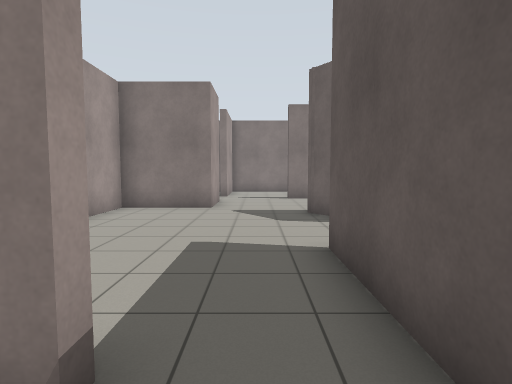
View 1 (above)

24 first-person views from a walk through a world built for the Gazebo simulator. The camera is 1.2 m above the floor, tilts 4° down and sees 80° across. The floor is counted in squares, 1 m on a side. Each view is taken from the middle of a square. On the plan, view 1 faces up. The plan holds only what a view shows up to about 13 squares ahead; the rest is blank.

View 2
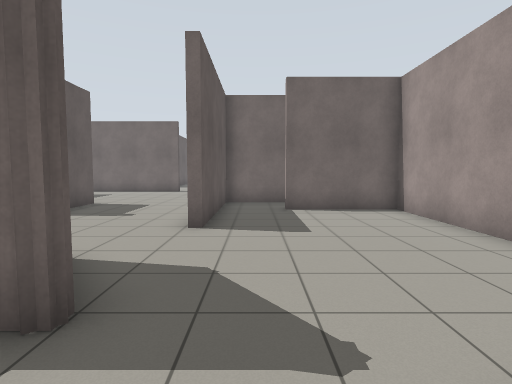

View 3
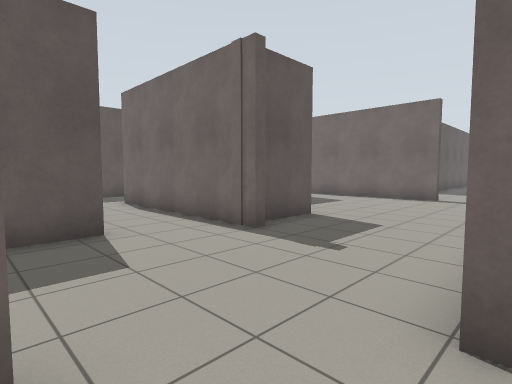

View 4
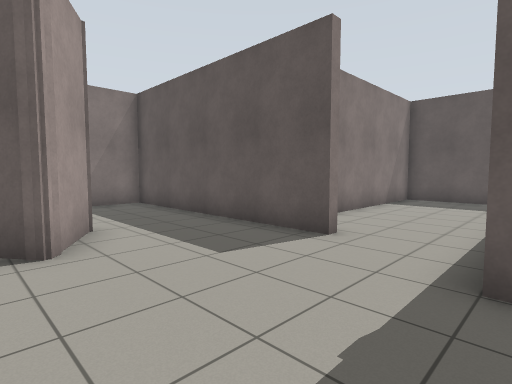

View 5
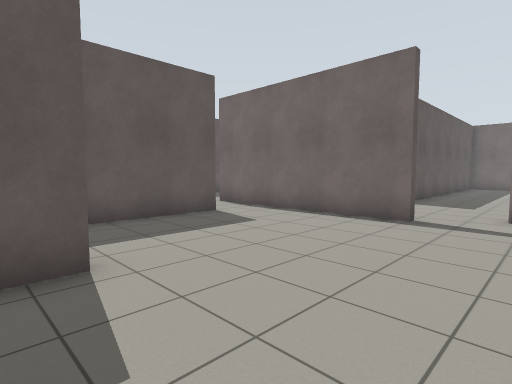

View 6
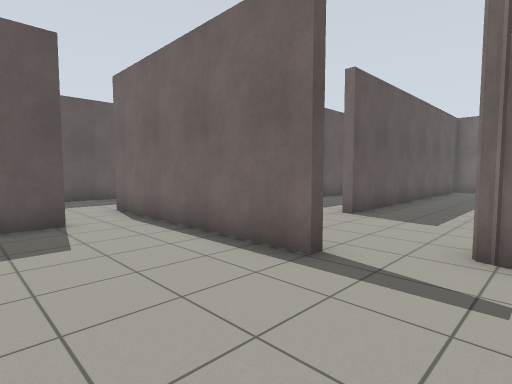

View 7
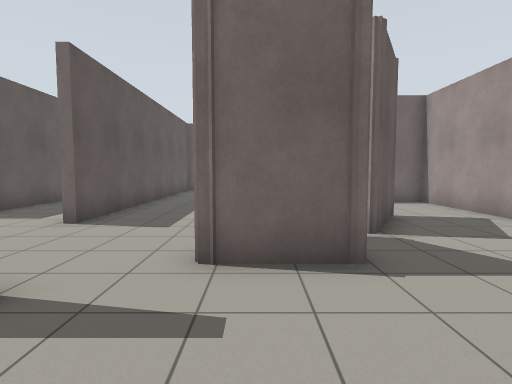

View 8
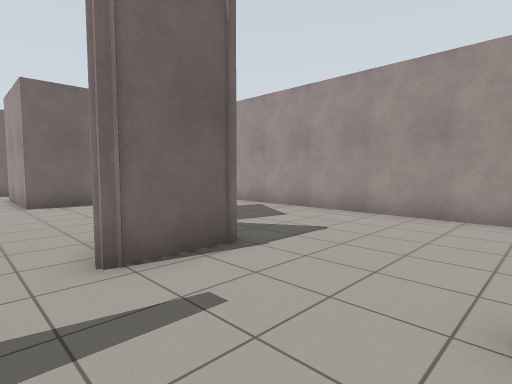

View 9
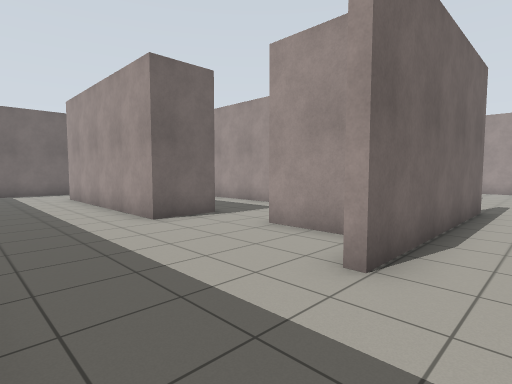

View 10
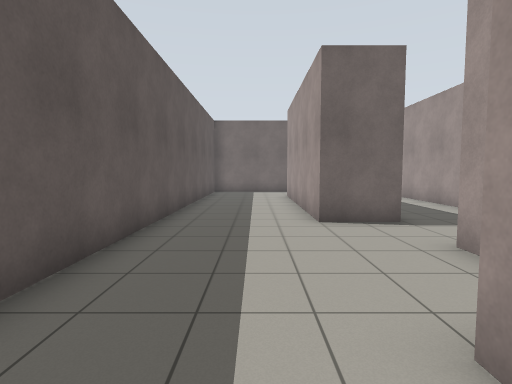

View 11
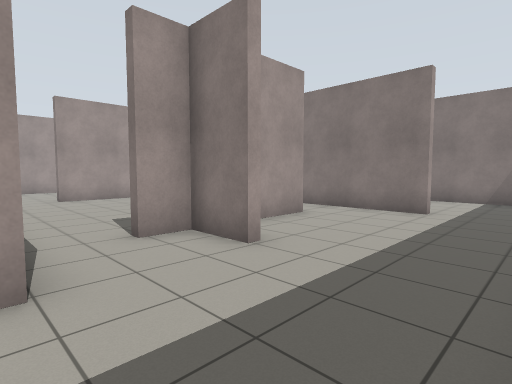

View 12
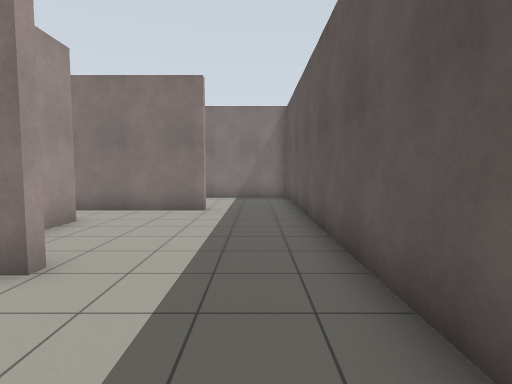

View 13
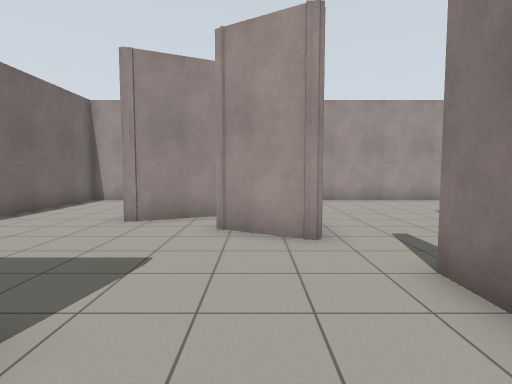

View 14
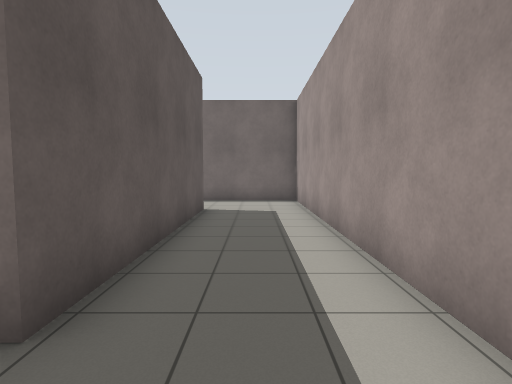

View 15
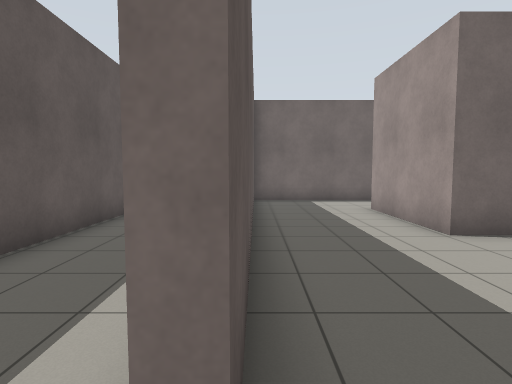

View 16
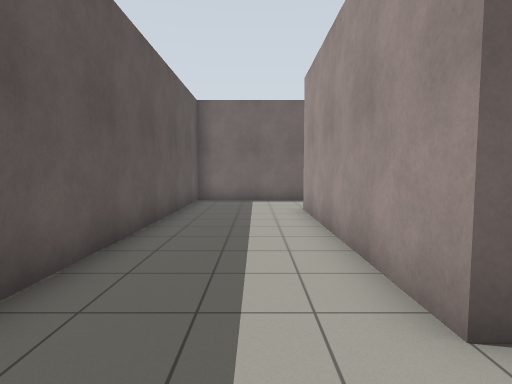

View 17
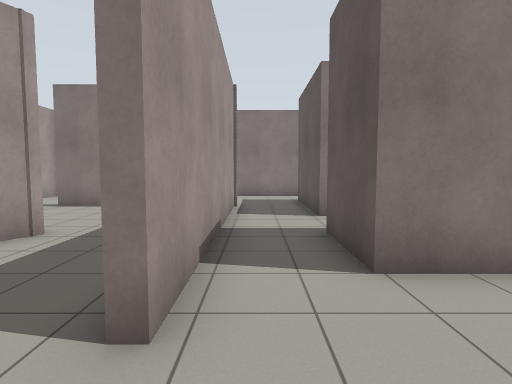

View 18
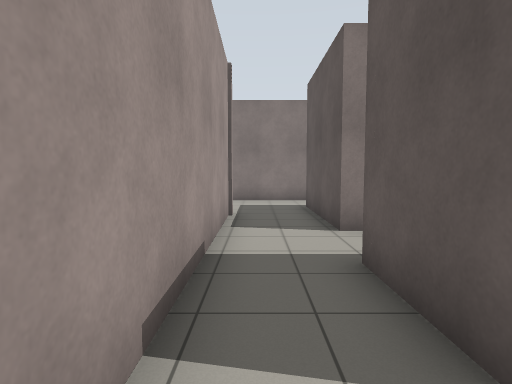

View 19
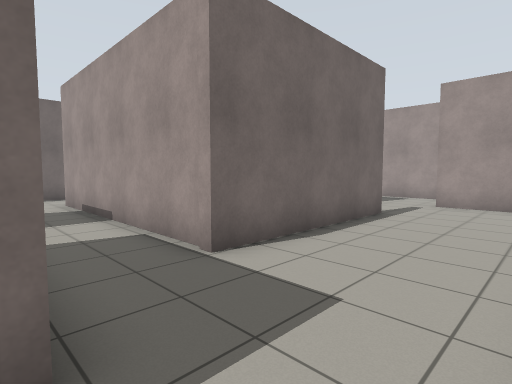

View 20
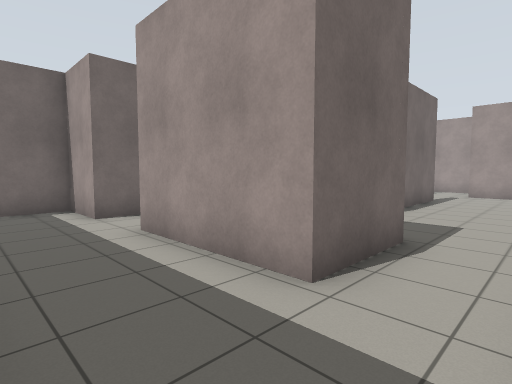

View 21
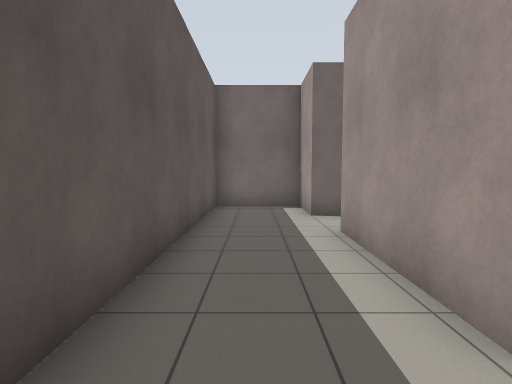

View 22
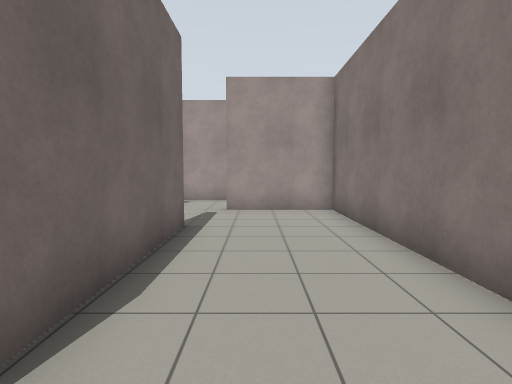

View 23
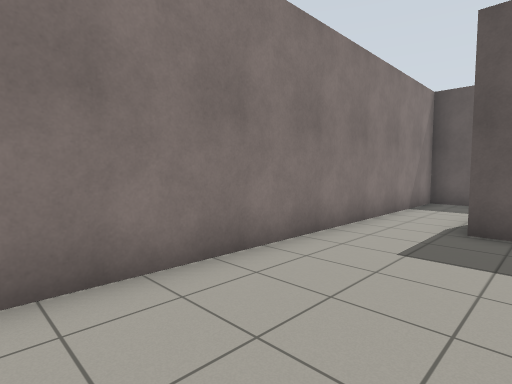

View 24
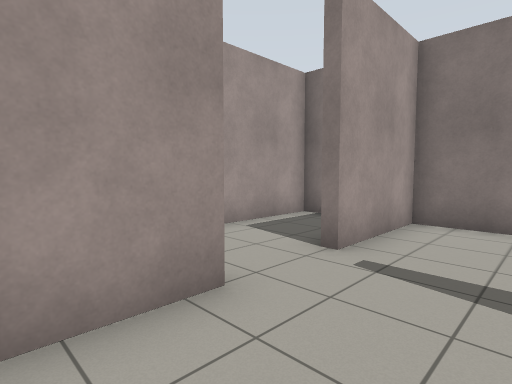

### Floor plan
Points are (right, up) in squares from view 1. A wall is a line through its corners. A room is listed if a view was taken in it or the views show most of it. See-through windows are left out.
Room 1 (view 1)
walls: (-0.9, 1.7) (-0.9, 1.2); (-1.1, -0.5) (1.1, -0.5) (1.1, 1.5)
ways out: opening at (0, 2) to room 2; opening at (-1.5, 0.5)
Room 2 (views 2, 3, 4, 5, 6, 7, 8, 9, 10, 11, 12, 13, 14, 15, 16, 17, 18, 19, 20, 21, 22, 23, 24)
walls: (5.9, -0.3) (5.9, 1.9); (9.7, 0.2) (9.7, -1.6); (9.4, -4.7) (9.4, -1); (5.5, 2.5) (12.5, 2.5); (1.4, -2) (1.4, -4.1); (4.4, -6.6) (11.6, -6.6); (5.6, -6.9) (4.4, -6.9); (11.5, -3.6) (9.7, -3.6) (9.7, -4.8); (1.1, 1.5) (1.1, 4.7) (1.5, 4.7); (2.7, -8) (1.7, -9.9); (9.7, -7.8) (9.7, -9.8); (12.5, 2.2) (8.2, 2.2); (0.5, -7.9) (2.7, -7.9) (2.7, -7.9) (2.7, -7.9); (6.4, -11.8) (6.4, -22.3) (15.3, -22.3) (15.3, 6.5) (9.4, 6.5) (9.4, 9); (-0.5, -9.9) (-0.2, -9.7) (0.9, -12.1); (-4.4, -1.5) (-4.4, -15.6) (2.4, -15.6) (2.4, -19.5); (3.9, 8.9) (3.9, 8.6) (2.9, 6.8) (1.5, 8.6) (1.5, 8.8) (2, 8.8); (11.2, 8.8) (12.5, 8.8) (12.5, 6.8) (15.3, 6.8) (15.3, 17.3) (-1.4, 17.3) (-1.4, 14.1) (-1.8, 14.1); (-1.6, -11.9) (-0.2, -9.6); (-4.4, 5.9) (-4.4, 1.7) (-0.9, 1.7); (10.2, 11) (9.6, 11) (9.6, 15.2) (12.3, 15.2) (12.3, 11); (2.9, 13.1) (1.4, 13.1); (5.9, -17.5) (5.9, -10.9) (6.5, -10.9); (-1.4, 12) (-1.4, 9.8) (-4.4, 9.8) (-4.4, 7.8); (1.4, 13.4) (7.3, 13.4) (7.3, 5) (7, 5) (7, 13.1) (5.2, 13.1); (9.6, -19.5) (9.6, -12) (11.5, -12) (11.5, -19.5); (1.2, -22.3) (6.1, -22.3); (-3.6, 17.3) (-4.4, 17.3) (-4.4, 12)
ways out: opening at (0, 2) to room 1; opening at (7.5, 0); opening at (9, 1)

Positions as (right, up) in squares from view 1, and headings:
1: (0, 0), facing up
2: (0, 11), facing down
3: (1, 7), facing down-right
4: (2, 2), facing up-right
5: (2, 1), facing down-right
6: (2, -3), facing down-right
7: (2, -4), facing down
8: (4, -4), facing down-left
9: (15, -5), facing down-left
10: (13, -5), facing down
11: (15, -7), facing up-left
12: (14, -7), facing up
13: (8, -9), facing left
14: (8, -10), facing down
15: (6, -10), facing down
16: (13, -10), facing down
17: (8, 3), facing up
18: (8, 5), facing up
19: (10, 17), facing down-left
20: (15, 17), facing down-left
21: (14, 17), facing down
22: (8, 15), facing left
23: (3, 14), facing up-right
24: (1, 10), facing up-left
